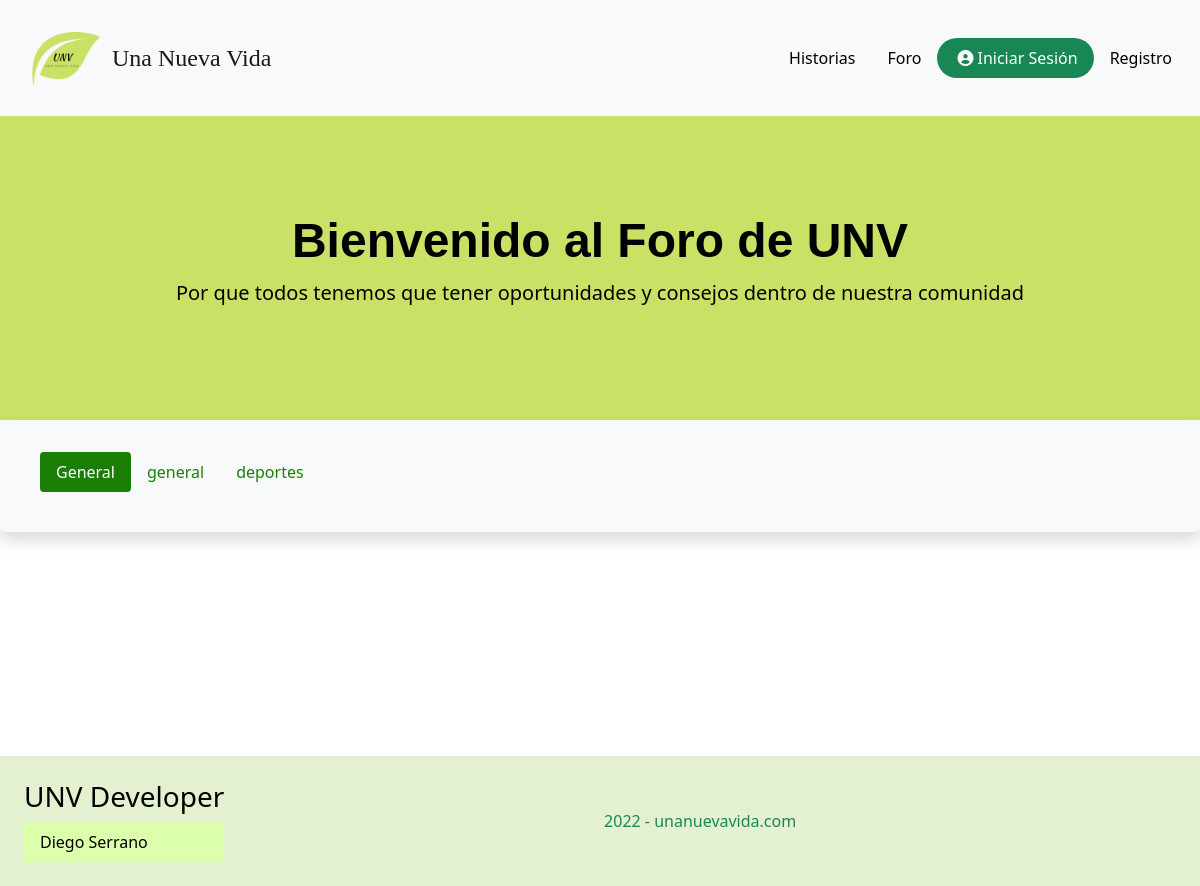
Page /web/index.php?ctl=listarForo on the earlier database version.
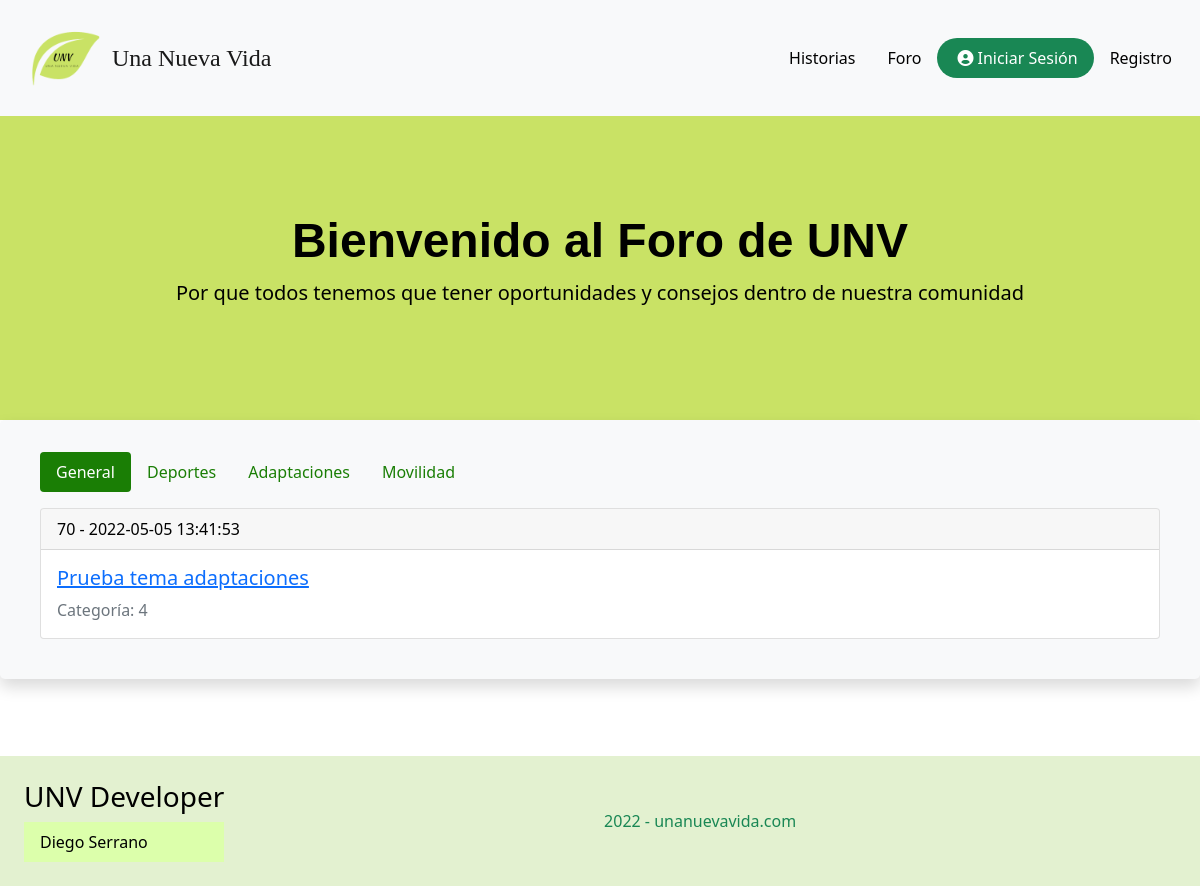
Same page on the later database version.
### tables this page shows
CREATE TABLE `categorias_foro` (
  `id_categoria` int(8) NOT NULL,
  `nombre_categoria` varchar(255) NOT NULL,
  `descripcion_categoria` varchar(255) NOT NULL
);

CREATE TABLE `temas_foro` (
  `id_tema` int(8) NOT NULL,
  `asunto_tema` varchar(255) NOT NULL,
  `fecha_tema` datetime NOT NULL DEFAULT current_timestamp(),
  `categoria_tema` int(8) NOT NULL,
  `by_tema` int(8) NOT NULL
);

### app/controladores/cForo.php (called while the page is built, shortened)
<?php
class cForo {
    public function listarForo() {
        try {
            $foros = new Foro();
            $temas = $foros->listarTemas();
            $categorias = $foros->listarCategorias();
        } catch (Exception $e) {
            error_log($e->getMessage() . microtime() . PHP_EOL, 3, "logExceptio.txt");
            header('Location: index.php?ctl=error');
        } catch (Error $e) {
            error_log($e->getMessage() . microtime() . PHP_EOL, 3, "logError.txt");
            header('Location: index.php?ctl=error');
        }
        require __DIR__ . './../vistas/vListaForo.php';
    }
}
?>

### app/modelos/Model.php (called while the page is built, shortened)
<?php
class Model extends PDO {
    public function __construct()
    {
            $this->conexion = new PDO('mysql:host=' . Config::$mvc_bd_hostname . ';dbname=' . Config::$mvc_bd_nombre . '', Config::$mvc_bd_usuario, Config::$mvc_bd_clave);
    }
}
?>

### app/modelos/classForo.php (called while the page is built, shortened)
<?php
class Foro extends Model {
    public function listarCategorias() {
        $consulta = "SELECT * FROM `categorias_foro`";
        $result = $this->conexion->query($consulta);
        return $result->fetchAll();
    }
    public function listarTemas() {
        $consulta = "SELECT * FROM `temas_foro`";
        $result = $this->conexion->query($consulta);
        return $result->fetchAll();
    }
}
?>

### app/vistas/vListaForo.php (the view, shortened to what this page needs)
<div class="jumbotrons jumbotron p-5 text-black" style="width:100%; background-color:#c9e265;">
         <div class="container-fluid py-5">
            <div class="container">
               <h1 class="display-5 fw-bold text-center">Bienvenido al Foro de UNV</h1>
               <p class="col-md-12 fs-5 text-center">Por que todos tenemos que tener oportunidades y consejos dentro de nuestra comunidad</p>
            </div>
         </div>
      </div>
<div class="row justify-content-center" style="--bs-gutter-x:0;">
		<div class="col-12 col-md-12 bg-light border-2 border-dark rounded-3 shadow pt-3 pb-4 px-4 extraContainer">
			<ul class="nav nav-pills m-3" id="pills-tab" role="tablist">
				<li class="nav-item" role="presentation">
					<button class="nav-link active" id="pills-general-tab"
						data-bs-toggle="pill" data-bs-target="#pills-general" type="button"
						role="tab" aria-controls="pills-general" aria-selected="true">General</button>
				</li>
				<?php foreach ($categorias as $a) { ?>
				<li class="nav-item" role="presentation">
					<button class="nav-link" id="pills-<?php echo $a['nombre_categoria'];?>-tab"
						data-bs-toggle="pill" data-bs-target="#pills-<?php echo $a['nombre_categoria'];?>"
						type="button" role="tab" aria-controls="pills-<?php echo $a['nombre_categoria'];?>"
						aria-selected="false"><?php echo $a['nombre_categoria'];?>
					</button>
				</li>
				<?php }?>
			</ul>
			<div class="tab-content" id="pills-tabContent">
				<div class="tab-pane fade show active text-justify" id="pills-general" role="tabpanel" aria-labelledby="pills-general-tab">
					<?php foreach ($temas as $a) {
						if (isset($a['asunto_tema'])&&!empty($a['asunto_tema'])) {
							if ($a['categoria_tema']=='4') {
						?>
						<div class="card m-3">
							<div class="card-header fw-light">
								<?php echo $a['by_tema']." - ".$a['fecha_tema']; ?>
							</div>
							<div class="card-body">
								<a href="index.php?ctl=verTemaForo&id=<?php echo $a['id_tema']?>"><h5 class="card-title fs-5"><?php echo $a['asunto_tema']; ?></h5></a>
								<p class="card-text text-muted fs-6">Categoría: <?php echo $a['categoria_tema']; ?></p>
							</div>
						</div>
					<?php } }
						else {
							echo "Todavía no has escrito una descripción sobre ti";
						}
					}
					?>
				</div>
			</div>
		</div>
	</div>
<?php $contenido = ob_get_clean() ?>
<?php include __DIR__ . './layout.php' ?>

### web/index.php (shortened to what this page needs)
<?php
require_once __DIR__ . '/../app/Config.php';
require_once __DIR__ . '/../app/modelos/Model.php';
require_once __DIR__ . '/../app/modelos/classForo.php';
require_once __DIR__ . '/../app/controladores/cForo.php';
if (isset($_GET['ctl'])) {
    if (isset($map[$_GET['ctl']])) {
        $ruta = $_GET['ctl'];
    } else {
        header('location: ../app/vistas/vNotFound.php');
        exit;
    }
} else {
    $ruta = 'inicio';
}
$controlador = $map[$ruta];
if ($controlador['rol']<=$_SESSION['rol']) {
    if (method_exists($controlador['controller'],$controlador['action'])) {
            call_user_func(array(new $controlador['controller'],
                $controlador['action']));;
        }
    } else{
        $controlador = $map['sinpermisos'];
        call_user_func(array(new $controlador['controller'],
            $controlador['action']));;
    }
?>

### app/vistas/layout.php (shortened to what this page needs)
<!DOCTYPE html>
<html>
<head>
<link href="https://cdn.jsdelivr.net/npm/bootstrap@5.1.3/dist/css/bootstrap.min.css" rel="stylesheet">
<link rel="stylesheet" href="https://cdnjs.cloudflare.com/ajax/libs/font-awesome/6.0.0/css/all.min.css" />
<link rel="stylesheet" href="https://cdn.jsdelivr.net/npm/bootstrap-icons@1.8.0/font/bootstrap-icons.css">
<link href="../web/css/style.css" rel="stylesheet">
</head>
<body class="">
    <nav class="navbar navbar-expand-lg navbar-light bg-light sticky-top">
        <div class="container-fluid">
            <img src="../web/img/logo_100.png" width="100px" height="100px">
            <a class="navbar-brand navTitle" href="index.php">Una Nueva Vida</a>
            <div class="collapse navbar-collapse" id="navbarSupportedContent">
                <div class="d-lg-flex align-items-center">
                <?php
                if (isset($_SESSION['id_usuario'])) {
                    echo "<a id=\"historias\" class=\"nav-link nav-item text-black\" href=\"index.php?ctl=listarHistorias\">Historias</a>";
                    echo "<a id=\"foro\" class=\"nav-link nav-item text-black\" href=\"index.php?ctl=listarForo\">Foro</a>";
                    echo "<a id=\"mensajes\" class=\"nav-link nav-item text-black\" href=\"index.php?ctl=listarMensaje\">Mensajes</a>";
                    echo "<a id=\"perfil\" class=\"nav-link nav-item text-black\" href=\"index.php?ctl=verPerfil&id=" . $_SESSION['id_usuario'] . "\">Perfil</a>";
                    echo "<a id=\"apps\" class=\"nav-link nav-item text-black\" href=\"index.php?ctl=listarApps\">Apps VR</a>";
                    echo "<a id=\"salir\" class=\"nav-link nav-item text-black\" href=\"index.php?ctl=salirUsuario\"><i class=\"fas fa-sign-out-alt\"></i></a>";
                }else{
                    echo "<a id=\"historias\" class=\"nav-link nav-item text-black\" href=\"index.php?ctl=listarHistorias\">Historias</a>";
                    echo "<a id=\"foro\" class=\"nav-link nav-item text-black\" href=\"index.php?ctl=listarForo\">Foro</a>";
                    echo "<a id=\"login\" class=\"nav-link nav-item bg-success text-white rounded-pill\" href=\"index.php?ctl=entrarUsuario\"><i class=\"fas fa-user-circle\" style=\"padding:4px;\"></i>Iniciar Sesión</a>";
                    echo "<a id=\"registro\" class=\"nav-link nav-item text-black\" href=\"index.php?ctl=registrarUsuario\">Registro</a>";
                }
                ?>
                </div>
            </div>
        </div>
    </nav>
<div class="text-black" id="contenido" style="">
<?php echo $contenido ?>
</div>
<footer id="hola" class="text-black d-flex flex-column-reverse flex-md-row p-4 w-100 align-items-center justify-content-between" style="background-color:#e3f1d0;">
            <div>
                <ul class="list-group list-group-flush">
                    <h3>UNV Developer</h3>
                    <li style="background-color:#dcffab;" class="list-group-item text-black">Diego Serrano</li>
                </ul>
            </div>
            <div class="p-4">
                <a class="text-success m-3 text-decoration-none" href="">2022 - unanuevavida.com</a>
            </div>
</footer>
</body>
</html>

### web/css/style.css (style rules this page uses)
* { -webkit-box-sizing: border-box; box-sizing: border-box; margin: 0; padding: 0; }
h1 { font-family: 'Orbitron', sans-serif; text-align: center; }
footer { width: 100%; position: relative; clear: both; overflow: visible; }
.navTitle { font-family: 'Press Start 2P', cursive; color:#7738a7; font-size: 1.5em; }
#contenido { min-height: 80vh; }
.extraContainer { width: 100%; min-width: 300px; color: black; }
.text-justify { text-align: justify; }
@media ( min-width : 992px) { .extraContainer { width: 100%; min-width: 300px; margin-bottom: 0%; } }
.nav-pills .nav-link.active { background-color: #1a7e05; color:white; }
.nav-pills .nav-link { color: #1a7e05; }

Differences in the rows shown:
removed categorias_foro: nombre_categoria "general"
removed categorias_foro: nombre_categoria "deportes"
added categorias_foro: nombre_categoria "Deportes"
added categorias_foro: nombre_categoria "Adaptaciones"
added categorias_foro: nombre_categoria "Movilidad"
added temas_foro: by_tema "70", fecha_tema "2022-05-05 13:41:53", asunto_tema "Prueba tema adaptaciones", categoria_tema "4"
